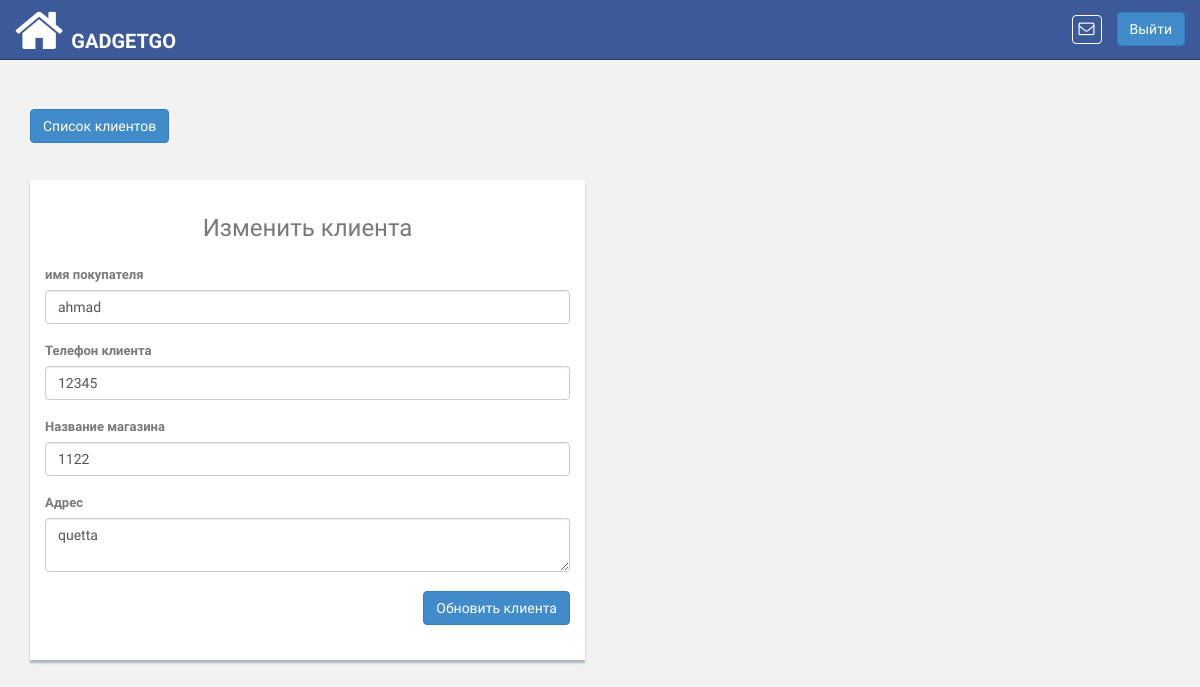
The page /customer/37/update (signed in) on the database its author committed.
### pis_com/models.py (models this page shows, shortened)
class Customer(models.Model):
    retailer = models.ForeignKey(
        'pis_retailer.Retailer',
        related_name='retailer_customer',
        on_delete=models.CASCADE
    )
    customer_name = models.CharField(max_length=200)
    customer_phone = models.CharField(max_length=20, blank=True, null=True)
    customer_type=models.CharField(max_length=200, default='customer', blank=True, null=True)
    address = models.TextField(max_length=500, blank=True,null=True)
    shop = models.CharField(max_length=200, blank=True, null=True)

### pis_com/views.py (the view)
# urls.py: re_path(r'^customer/(?P<pk>\d+)/update$', CustomerUpdateView.as_view(), name='update_customer'),
class CustomerUpdateView(UpdateView):
    form_class = CustomerForm
    template_name = 'customer/update_customer.html'
    model = Customer
    success_url = reverse_lazy('customers')
    def dispatch(self, request, *args, **kwargs):
        if not self.request.user.is_authenticated:
            return HttpResponseRedirect(reverse('login'))
        return super(
            CustomerUpdateView, self).dispatch(request, *args, **kwargs)

### pis_com/forms.py
class CustomerForm(forms.ModelForm):
    class Meta:
        model = Customer
        fields = '__all__'

### pis_com/templatetags/template_tags.py (called while the page is built)
@register.simple_tag
def product_notifications(retailer_id):
    return Product.objects.filter(retailer__id=retailer_id)

### pis_product/models.py (called while the page is built)
    def __unicode__(self):
        return self.name

    def product_available_items(self):
        try:
            obj_stock_in = self.stockin_product.aggregate(Sum('quantity'))
            stock_in = float(obj_stock_in.get('quantity__sum'))
        except:
            stock_in = 0
        try:
            obj_stock_out = self.stockout_product.aggregate(
                Sum('stock_out_quantity'))
            stock_out = float(obj_stock_out.get('stock_out_quantity__sum'))
        except:
            stock_out = 0
        return  stock_in - stock_out

### templates/customer/update_customer.html (shortened to what this page needs)
{% extends 'base.html' %}
{% block content %}
<div class="col-md-6">
    <br>
    <a href="{% url 'customers' %}"><button type="button" id="back-customer" class="btn btn-primary" id="load" data-loading-text="<i class='fa fa-circle-o-notch fa-spin'></i>Processing"> Список клиентов</button></a>
    <br><br><br>
    <div class="content-panel">
        <h3 class="text-center">Изменить клиента</h3>
        <div class="panel-body">
            <form class="form-horizontal" action="{% url 'update_customer' pk=object.id %}" method="post" autocomplete="off">
                <div class="form-group">
                    <div class="col-sm-12">
                        <label><strong>имя покупателя</strong></label>
                        <input type="text" class="form-control customer_name" name="customer_name" placeholder="имя покупателя" value="{{ object.customer_name }}"><br>
                        <label><strong>Телефон клиента</strong></label>
                        <input type="text" class="form-control customer_phone" name="customer_phone" onkeyup="checkDec(this);" placeholder="Телефон клиента" value="{{ object.customer_phone }}"><br>
                        <label><strong>Название магазина</strong></label>
                        <input type="text" class=" form-control shop" name="shop" placeholder="Название магазина клиента (необязательно)" value="{% if object.shop %}{{ object.shop }}{% endif %}"><br>
                        <label><strong>Адрес</strong></label>
                        <textarea name="address" class="form-control address" placeholder="Адрес клиента (необязательно)">{% if object.address %}{{ object.address }}{% endif %}</textarea><br>
                        <button type="submit" class="btn btn-primary product-sub-btn" style="float: right">Обновить клиента</button>
                    </div>
                </div>
            </form>
        </div>
    </div>
</div>
{% endblock %}

### app_static/css/style.css (style rules this page uses)
body { color: #797979; background: #f2f2f2; font-family: 'Ruda', sans-serif; padding: 0px !important; margin: 0px !important; font-size:13px; }
a, a:hover, a:focus { text-decoration: none; outline: none; }
.content-panel { background: #ffffff; box-shadow: 0px 3px 2px #aab2bd; padding-top: 15px; padding-bottom: 5px; }
label { font-weight: 400; }

### rows shown on the page
Customer: customer_name "ahmad", customer_phone "12345", shop "1122", address "quetta"
